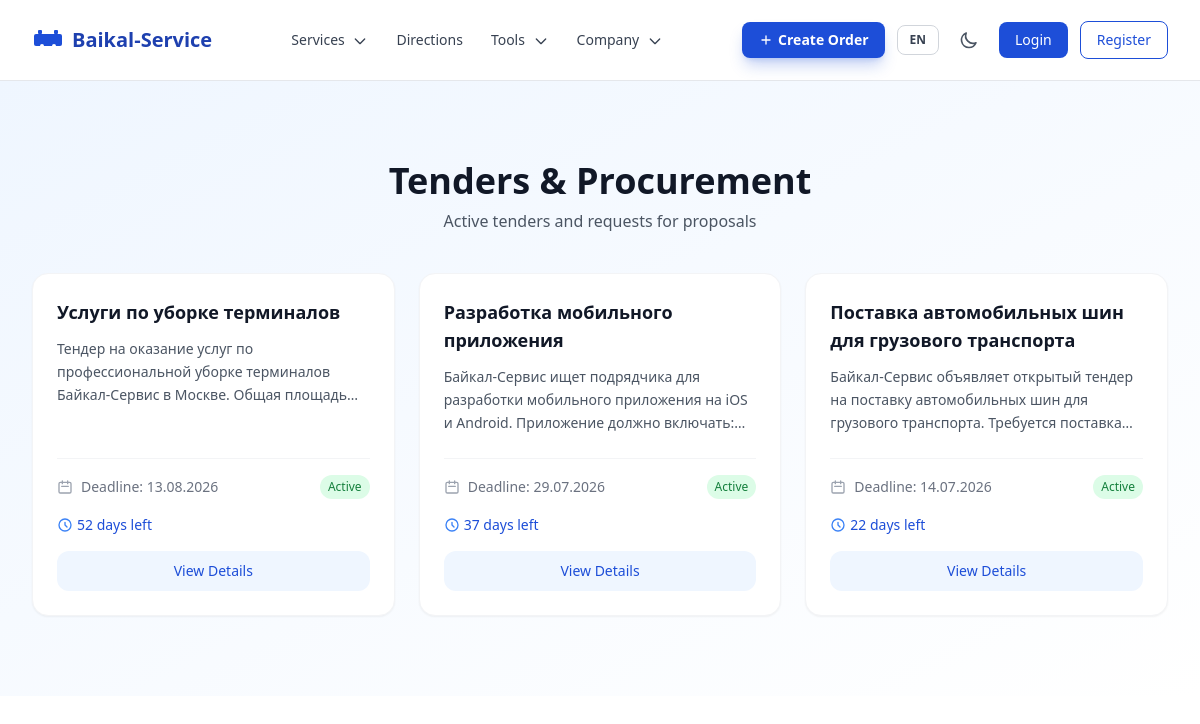
/ru/tenders/, run on the app's committed database.
### apps/core/models.py (models this page shows, shortened)
class Tender(models.Model):
    title = models.CharField(max_length=255, verbose_name=_('Title'))
    slug = models.SlugField(unique=True, verbose_name=_('Slug'))
    description = models.TextField(verbose_name=_('Description'))
    deadline = models.DateTimeField(verbose_name=_('Deadline'))
    is_active = models.BooleanField(default=True, verbose_name=_('Active'))
    published_at = models.DateTimeField(auto_now_add=True, verbose_name=_('Published at'))
    class Meta:
        verbose_name = _('Tender')
        verbose_name_plural = _('Tenders')
        ordering = ['-published_at']

### apps/core/views.py (the view)
# urls.py: path('tenders/', views.TenderListView.as_view(), name='tenders'),
class TenderListView(ListView):
    model = Tender
    template_name = 'pages/core/tenders.html'
    context_object_name = 'tenders'
    def get_queryset(self):
        return Tender.objects.filter(is_active=True)

### apps/core/context_processors.py (called while the page is built)
def site_settings(request):
    return {
        'SITE_NAME': 'Baikal-Service',
        'SITE_DESCRIPTION': 'Logistics and cargo transportation across Russia and CIS',
        'theme': getattr(request, 'theme', 'light'),
        'DEBUG': settings.DEBUG,
    }

### apps/core/templatetags/i18n_extras.py (called while the page is built)
@register.filter
def localized(obj, language=None):
    if language is None:
        language = translation.get_language()
    lang_code = language[:2] if language else 'ru'
    if hasattr(obj, 'get_localized_name'):
        return obj.get_localized_name(lang_code)
    if lang_code == 'en':
        if hasattr(obj, 'name_en') and obj.name_en:
            return obj.name_en
        if hasattr(obj, 'title_en') and obj.title_en:
            return obj.title_en
    if hasattr(obj, 'name'):
        return obj.name
    if hasattr(obj, 'title'):
        return obj.title
    return str(obj)

@register.filter
def localized_field(obj, field_name):
    language = translation.get_language()
    lang_code = language[:2] if language else 'ru'
    if lang_code == 'en':
        en_field = f'{field_name}_en'
        if hasattr(obj, en_field):
            value = getattr(obj, en_field)
            if value:
                return value
    return getattr(obj, field_name, '')

### templates/pages/core/tenders.html (shortened to what this page needs)
{% extends 'base.html' %}{% load i18n static i18n_extras %}
{% block content %}
<div class="bg-gradient-to-br from-baikal-50 to-white dark:from-gray-900 dark:to-gray-800">
  <div class="max-w-7xl mx-auto px-4 sm:px-6 lg:px-8 py-12 lg:py-20">
    <h1 class="text-3xl lg:text-4xl font-bold text-gray-900 dark:text-white text-center mb-2">{% translate 'Tenders & Procurement' %}</h1>
    <p class="text-gray-600 dark:text-gray-400 text-center max-w-2xl mx-auto mb-10">{% translate 'Active tenders and requests for proposals' %}</p>
    <div class="grid grid-cols-1 md:grid-cols-2 lg:grid-cols-3 gap-6">
      {% for tender in tenders %}
      <div class="bg-white dark:bg-gray-800 rounded-2xl p-6 shadow-sm hover:shadow-xl border border-gray-100 dark:border-gray-700 transition-all duration-300 flex flex-col">
        <div class="flex-1">
          <h3 class="text-lg font-semibold text-gray-900 dark:text-white mb-3">{{ tender|localized }}</h3>
          <p class="text-gray-600 dark:text-gray-400 text-sm leading-relaxed line-clamp-3">{{ tender|localized_field:'description'|striptags|truncatewords:30 }}</p>
        </div>
        <div class="mt-6 pt-4 border-t border-gray-100 dark:border-gray-700">
          <div class="flex items-center justify-between mb-4">
            <div class="flex items-center gap-2">
              <svg class="w-4 h-4 text-gray-400" fill="none" stroke="currentColor" viewBox="0 0 24 24"><path stroke-linecap="round" stroke-linejoin="round" stroke-width="2" d="M8 7V3m8 4V3m-9 8h10M5 21h14a2 2 0 002-2V7a2 2 0 00-2-2H5a2 2 0 00-2 2v12a2 2 0 002 2z"/></svg>
              <span class="text-sm text-gray-500 dark:text-gray-400">{% translate 'Deadline' %}: {{ tender.deadline|date:"d.m.Y" }}</span>
            </div>
            <span class="text-xs px-2 py-1 rounded-full {% if tender.is_active %}bg-green-100 dark:bg-green-900/30 text-green-700 dark:text-green-400{% else %}bg-red-100 dark:bg-red-900/30 text-red-700 dark:text-red-400{% endif %}">
              {% if tender.is_active %}{% translate 'Active' %}{% else %}{% translate 'Closed' %}{% endif %}
            </span>
          </div>
          {% if tender.is_active %}
          <div x-data="{ deadline: new Date('{{ tender.deadline|date:'Y/m/d' }}').getTime(), now: new Date().getTime() }" x-init="setInterval(() => { now = new Date().getTime() }, 1000)" class="mb-4">
            <div class="flex items-center gap-1 text-sm">
              <svg class="w-4 h-4 text-baikal-500" fill="none" stroke="currentColor" viewBox="0 0 24 24"><path stroke-linecap="round" stroke-linejoin="round" stroke-width="2" d="M12 8v4l3 3m6-3a9 9 0 11-18 0 9 9 0 0118 0z"/></svg>
              <span class="text-baikal-600 dark:text-baikal-400 font-medium" x-text="Math.max(0, Math.floor((deadline - now) / 86400000)) + ' ' + '{% translate "days left" %}'"></span>
            </div>
          </div>
          {% endif %}
          <a href="{% url 'core:tender_detail' slug=tender.slug %}" class="block w-full text-center px-4 py-2.5 bg-baikal-50 dark:bg-baikal-900/30 text-baikal-600 dark:text-baikal-400 font-medium rounded-xl hover:bg-baikal-100 dark:hover:bg-baikal-900/50 transition-colors text-sm">
            {% translate 'View Details' %}
          </a>
        </div>
      </div>
      {% endfor %}
    </div>
  </div>
</div>
{% endblock %}

### static/css/styles.css (style rules this page uses)
html { line-height: 1.5; -webkit-text-size-adjust: 100%; -moz-tab-size: 4; tab-size: 4; font-family: 'Inter', ui-sans-serif, system-ui, sans-serif; font-feature-settings: normal; font-variation-settings: normal; -webkit-tap-highlight-color: transparent; }
body { margin: 0; line-height: inherit; }
a { color: inherit; text-decoration: inherit; }

### data on the page
Tender: title "Услуги по уборке терминалов", description "Тендер на оказание услуг по профессиональной уборке терминалов Байкал-Сервис в Москве. Общая…", deadline "13.08.2026"
Tender: title "Разработка мобильного приложения", description "Байкал-Сервис ищет подрядчика для разработки мобильного приложения на iOS и Android. Приложение должно…", deadline "29.07.2026"
Tender: title "Поставка автомобильных шин для грузового транспорта", description "Байкал-Сервис объявляет открытый тендер на поставку автомобильных шин для грузового транспорта. Требуется…", deadline "14.07.2026"
